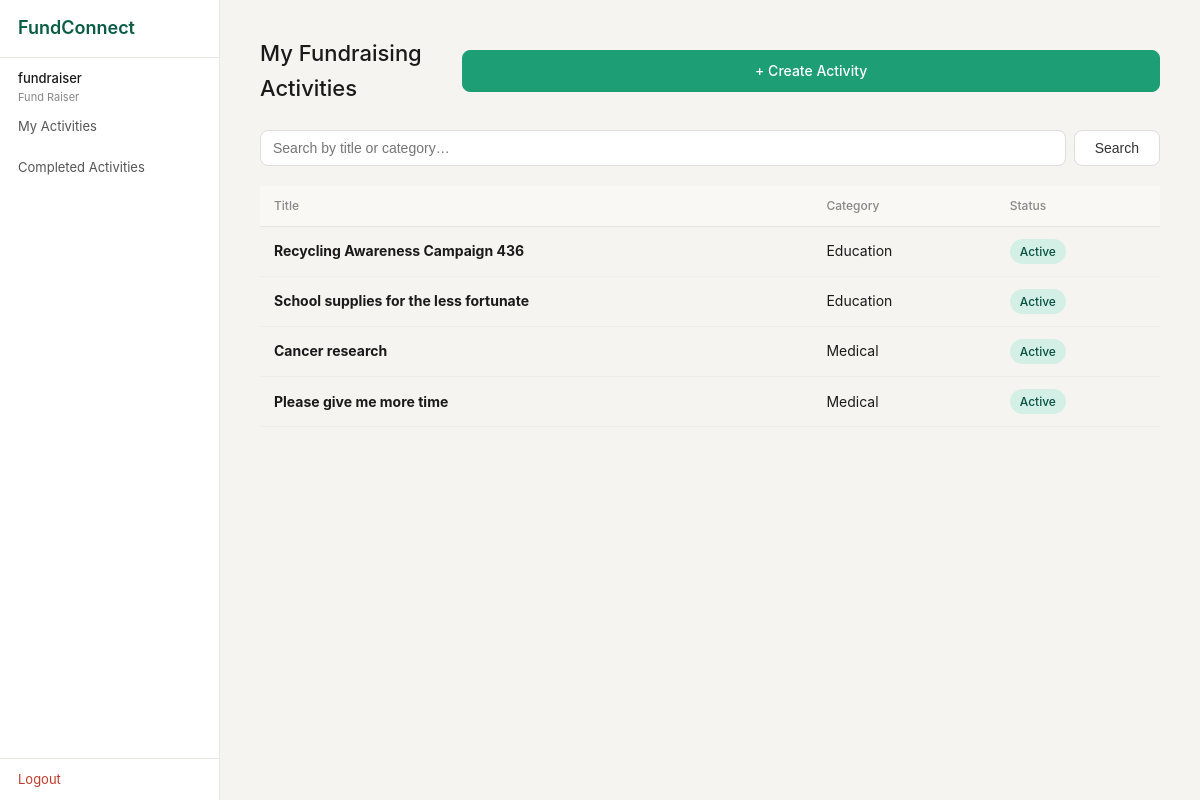
The page /fundraiser/activities (signed in) on the database its author committed.
### tables this page shows
CREATE TABLE fundraising_activity (
                id              INTEGER PRIMARY KEY AUTOINCREMENT,
                title           TEXT NOT NULL,
                description     TEXT,
                target_amount   REAL NOT NULL,
                amount_raised   REAL DEFAULT 0,
                category_id     INTEGER REFERENCES fra_category(id),
                deadline        TEXT NOT NULL,
                status          TEXT NOT NULL DEFAULT 'Active',
                fundraiser_id   INTEGER REFERENCES user_account(id),
                view_count      INTEGER DEFAULT 0,
                shortlist_count INTEGER DEFAULT 0,
                created_at      TEXT DEFAULT (datetime('now'))
            );

CREATE TABLE fra_category (
                id          INTEGER PRIMARY KEY AUTOINCREMENT,
                name        TEXT NOT NULL UNIQUE,
                description TEXT,
                created_at  TEXT DEFAULT (datetime('now'))
            );

### boundary/app.py (the view)
@app.route("/fundraiser/activities")
def fr_activities():
    if "user_id" not in session or session["role"] != "Fund Raiser":
        return redirect(url_for("login"))
    q = request.args.get("q", "").strip()
    result = FundraisingActivityController.list_activities(session["user_id"], q or None)
    return render_template("fr_activities.html", activities=result["data"], q=q)

### boundary/templates/fr_activities.html (shortened to what this page needs)
{% extends "base.html" %}
{% block content %}
<div class="page-header">
  <h1 class="page-title">My Fundraising Activities</h1>
  <a href="{{ url_for('fr_activity_create') }}" class="btn btn-primary">+ Create Activity</a>
</div>
<form method="GET" style="margin-bottom: 20px; display: flex; gap: 8px;">
  <input type="text" name="q" value="{{ q }}" placeholder="Search by title or category…"
         style="flex: 1; padding: 9px 12px; border-radius: 8px; border: 1px solid #ddd; font-size: 14px;">
  <button class="btn" type="submit">Search</button>
</form>
{% if activities %}
<div class="table-wrap">
  <table>
    <thead>
      <tr>
        <th>Title</th>
        <th>Category</th>
        <th>Status</th>
      </tr>
    </thead>
    <tbody>
      {% for a in activities %}
      <tr style="cursor: pointer;"
          onclick="window.location='{{ url_for('fr_activity_view', aid=a.id) }}'">
        <td><strong>{{ a.title }}</strong></td>
        <td>{{ a.category_name or '—' }}</td>
        <td><span class="badge badge-active">{{ a.status }}</span></td>
      </tr>
      {% endfor %}
    </tbody>
  </table>
</div>
{% endif %}
{% endblock %}

### boundary/static/css/style.css (style rules this page uses)
*, *::before, *::after { box-sizing: border-box; margin: 0; padding: 0; }
body { font-family: -apple-system, BlinkMacSystemFont, 'Segoe UI', sans-serif; font-size: 15px; background: #f5f4f0; color: #1a1a1a; line-height: 1.6; }
a { text-decoration: none; color: inherit; }
.btn { display: inline-block; padding: 9px 20px; border-radius: 8px; font-size: 14px; font-weight: 500; cursor: pointer; border: 1px solid #ddd; background: #fff; color: #333; }
.btn-primary { background: #1d9e75; color: #fff; border-color: #1d9e75; width: 100%; text-align: center; }
.page-header { display: flex; justify-content: space-between; align-items: center; margin-bottom: 24px; }
.page-title { font-size: 22px; font-weight: 500; }
.table-wrap { overflow-x: auto; }
table { width: 100%; border-collapse: collapse; font-size: 14px; }
th { text-align: left; padding: 10px 14px; font-size: 12px; font-weight: 500; color: #888; border-bottom: 1px solid #e8e6e0; background: #f9f8f5; }
td { padding: 12px 14px; border-bottom: 1px solid #f0ede8; vertical-align: middle; }
.badge { display: inline-block; padding: 3px 10px; border-radius: 20px; font-size: 12px; font-weight: 500; }
.badge-active { background: #d4f0e6; color: #085041; }

### rows shown on the page
fundraising_activity: title "Recycling Awareness Campaign 436", name "Education", status "Active"
fundraising_activity: title "School supplies for the less fortunate", name "Education", status "Active"
fundraising_activity: title "Cancer research", name "Medical", status "Active"
fundraising_activity: title "Please give me more time", name "Medical", status "Active"

### other values the page prints
{{ session.username }} "fundraiser"
{{ session.role }} "Fund Raiser"
